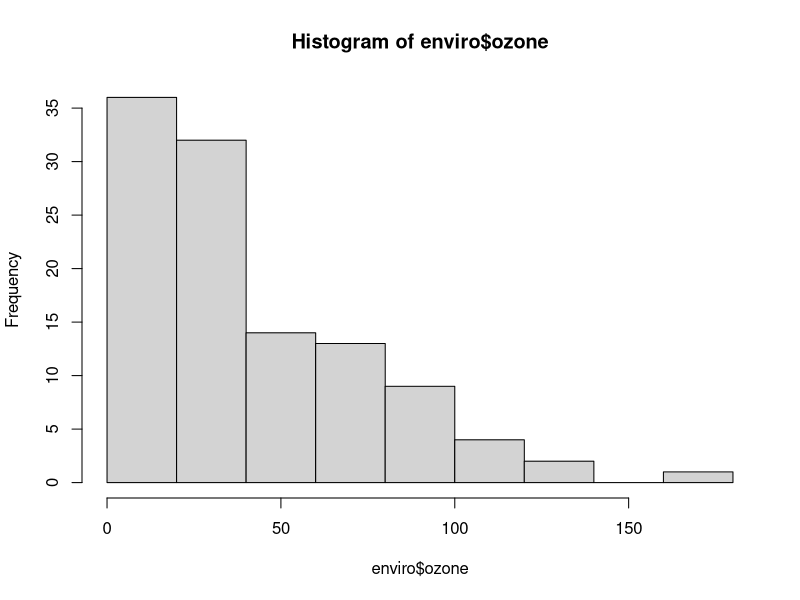
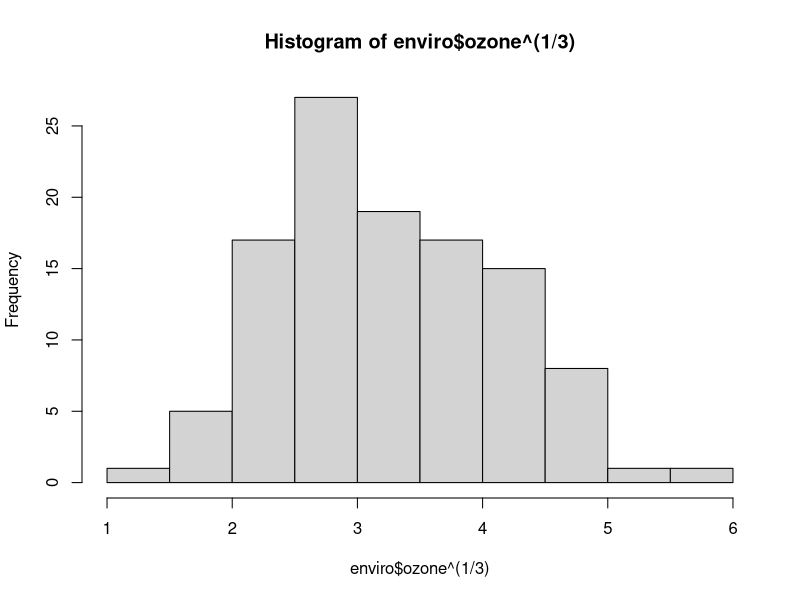

The R source for these figures, in order: (Note: this script raises an error after producing the figures.)
## ---- chunk 1
library(lattice)
#?environmental
attach(environmental) #attach can induce some issues so we will detach asap
enviro <- environmental
detach(environmental)
enviro
## ---- chunk 2
# generate histogram of ozone data
hist(enviro$ozone)

# generate histogram of third root ozone data
hist(enviro$ozone^(1/3))

# The difference between raw and third root data is the latter normalizes the ozone data distribution, therefore changing the shape of the histogram toward normal distribution.
# We want to transform the ozone data in this manner to take non-linear relationships between ozone and other measurement variables and make them linear when doing regression analysis.

## ---- chunk 3
# extract regression coefficients: fitted and resid
ozo1.fitted <- fitted(ozo1)
ozo1.resid <- resid(ozo1)

# plot observed, transformed values vs. predicted, fitted values
plot(ozo1.fitted, enviro$ozone^(1/3), xlab = "Fitted values", 
  ylab = "Observed values", cex.lab=1.5)
abline(0,1, col=2) # 1:1 line
## ---- chunk 4
# pull out the ozone standard error
sumkmary(ozo1)
# Residual Standard Error: 0.501
# alternatively
str(ozo1)

# Create or extract summary values s, p, n
(s <- ozo1$s)
(p <- ozo1$enp)  
(n <- ozo1$n)

# calculate the residuals instead, should be close to s
(ozo1.resid2 <- sqrt(sum(resid(ozo1)^2)/(n-p)))
# 0.4971813 is close to (s <- ozo1$s) = 0.501044
## ---- chunk 5
# plot fitted values + residual values agains observed
plot(ozo1.fitted + ozo1.resid, enviro$ozone^(1/3), xlab = "Fitted values", ylab = "Observed values", cex.lab=1.5)
abline(0,1, col=2) # 1:1 line)
## ---- chunk 6
# create diagnostic plots frame
par(mfrow=c(2,2))

# 1. Plot residuals (on y-axis) against fitted values, add a horizontal line at 0 (```abline(h=0)```)
plot(ozo1.fitted, ozo1.resid, xlab = "Fitted values", ylab = "Residuals", cex.lab=1.5)
abline(h=0, col = 2) # horizontal line)

# 2. Plot residuals against wind and add line at 0
plot(enviro$wind, ozo1.resid, xlab = "Wind", ylab = "Residuals", cex.lab=1.5)
abline(h=0, col = 2) # horizontal line)

# 3. Plot residuals against temperature and add line at 0
plot(enviro$temperature, ozo1.resid, xlab = "Temperature", ylab = "Residuals", cex.lab=1.5)
abline(h=0, col = 2) # horizontal line)

# 4. Create a ```qqplot``` that compares the quantiles of the residual distribution against the corresponding quantiles of a normal distribution. If residuals are normally distributed, they should roughly fall on a straight line:   ```qqnorm(resid(ozo1))```  
qqnorm(resid(ozo1))
abline(0,0.5, col = 2) # 1:1 line)
## ---- chunk 7
# find max and min of wind and temperature
max.wind <- max(enviro$wind)
min.wind <- min(enviro$wind)
max.temp <- max(enviro$temperature)
min.temp <- min(enviro$temperature)

# create vector sequences across wind and temperature
wind.fit.seq <- seq(min.wind, max.wind, length.out=50)
temp.fit.seq <- seq(min.temp, max.temp, length.out=50)

# create matrix of wind and temp sequences
grd <- expand.grid(list(wind=wind.fit.seq, temperature=temp.fit.seq))
grd

# predict the values of ozo1 using grd
ozo1.fit <- predict(ozo1, newdata = grd)

# re-set figure
par(mfrow=c(1,1))

# Use the fitted lowess model to get predicted values for each x- and y-value in 'grd'
image(wind.fit.seq, temp.fit.seq, ozo1.fit, col = topo.colors(80), 
      xlab="Wind", ylab="Temp", cex.axis=1.2, cex.lab=1.4)
# Add contours:
contour(wind.fit.seq, temp.fit.seq, ozo1.fit, add=T, labcex=1.5)
# show when measurements were taken:
points(enviro$wind, enviro$temp, pch=16, cex=0.5, col=2) 
